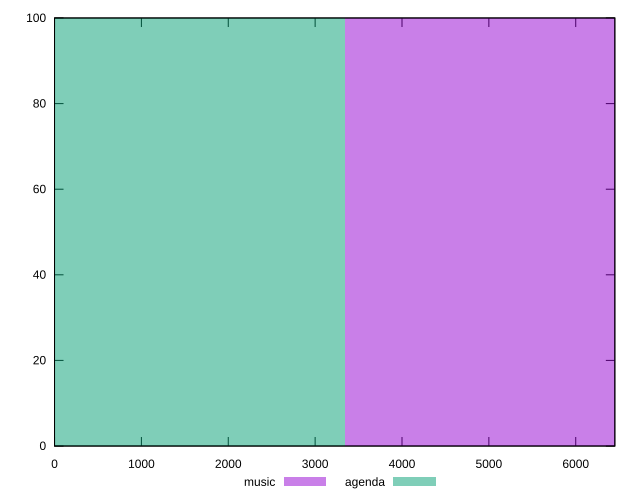

This figure's gnuplot source:
reset

$music <<EOF
6693.398093295109 100
EOF

$agenda <<EOF
0 100
EOF

set key outside below
set boxwidth 6693.398093295109
set xrange [0:6450]
set yrange [0:100]
set trange [0:100]
set style fill transparent solid 0.5 noborder
set terminal svg size 640, 500 enhanced background rgb 'white'
set output "reports/report_00030_2021-02-24T20-42-31.540Z/uses-text-compression/comparison/histogram/0_vs_1.svg"

plot $music title "music" with boxes, \
     $agenda title "agenda" with boxes

reset
